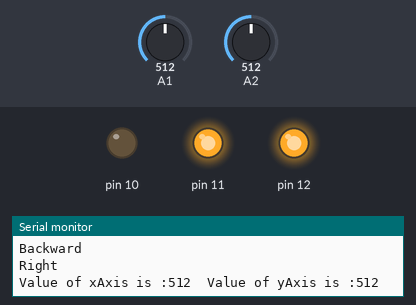
A sketch run on a simulated Arduino Uno, built with avr-gcc and run on an emulated ATmega328P. On the bench: output pins drawn as LEDs (lit = HIGH), the last lines printed to the serial monitor. The inputs (shaded band) are chosen by the test bench; at power-on: A2 = 512, A1 = 512. Pins used as bus, display or sensor lines are not drawn.

Above: at 1.8 s.
1.9 s: A2 set to 280
At 3.8 s:
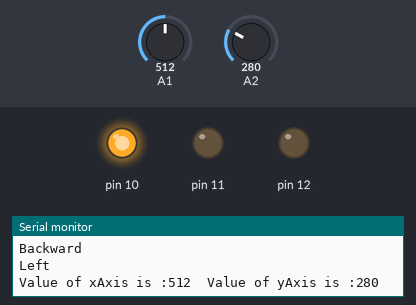
4.5 s: A2 set to 300
At 7.2 s:
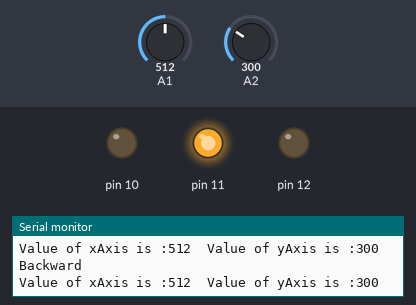
7.5 s: A1 set to 404
10.2 s: A1 set to 379
At 13.4 s:
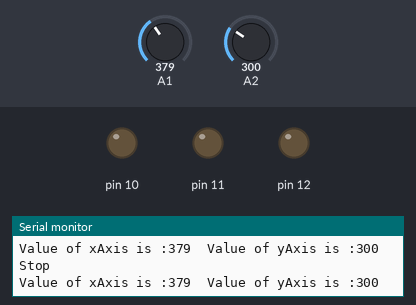
14.3 s: A1 set to 310
17.2 s: A1 set to 284
At 20.2 s:
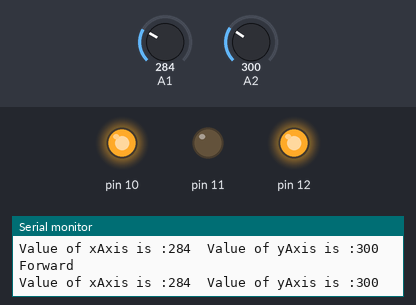
Timing chart, 0 to 21.5 s (numbered marks = the images above; inputs shaded):
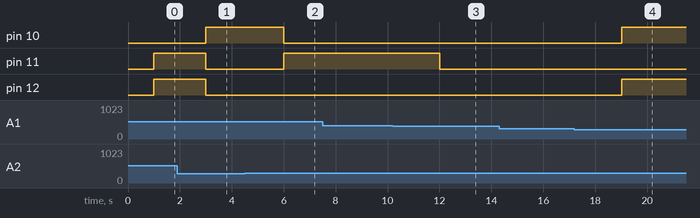

The sketch:

obstacleAvoider.ino
```cpp
void setup() {
  // put your setup code here, to run once:
  Serial.begin(9600);
  pinMode(10,OUTPUT);
  pinMode(11,OUTPUT);
  pinMode(12,OUTPUT);
  pinMode(13,OUTPUT);
  //pinMode(A1,INPUT);
  //pinMode(A2,INPUT);

}
void moveRobot(String motion){
  if(motion =="Forward")
  {
    digitalWrite(10,HIGH);
    digitalWrite(11,LOW);
    digitalWrite(12,HIGH);
    digitalWrite(13,LOW);
Serial.println("Forward");

  }
  if(motion =="Backward")
  {
    digitalWrite(10,LOW);
    digitalWrite(11,HIGH);
    digitalWrite(12,LOW);
    digitalWrite(13,HIGH);
Serial.println("Backward");


  }
  if(motion =="Right")
  {
    digitalWrite(10,LOW);
    digitalWrite(11,HIGH);
    digitalWrite(12,HIGH);
    digitalWrite(13,LOW);
Serial.println("Right");


  }
  if(motion =="Left")
  {
    digitalWrite(10,HIGH);
    digitalWrite(11,LOW);
    digitalWrite(12,LOW);
    digitalWrite(13,HIGH);
Serial.println("Left");


  }
  if(motion =="Stop")
  {
    digitalWrite(10,LOW);
    digitalWrite(11,LOW);
    digitalWrite(12,LOW);
    digitalWrite(13,LOW);
Serial.println("Stop");


  }
  }

void loop() {
  // put your main code here, to run repeatedly:
 int xaxis=analogRead(A1);
 int yaxis=analogRead(A2);
Serial.print("Value of xAxis is :"+String(xaxis));
Serial.print("\t");
Serial.println("Value of yAxis is :"+String(yaxis));
 delay(1000);
 if(xaxis<300){
  moveRobot("Forward");

 }
 if(xaxis>390){
  moveRobot("Backward");

 }
 if(yaxis>385){
  moveRobot("Right");
 }
 if(yaxis<290){
  moveRobot("Left");
 }
 if( (xaxis>300)&&(xaxis<390)&&(yaxis>290)&&(yaxis<385)){
  moveRobot("Stop");
 }

}
```

Measured:
- the behaviour switches between 390 and 389 on A1 (found by bisection; images 2 and 3)
- the behaviour switches between 300 and 299 on A1 (found by bisection; images 3 and 4)
- after the input at 1.9 s, pin 10: LOW → HIGH after 1.1 s; pin 11, pin 12: HIGH → LOW after 1.1 s
- after the input at 4.5 s, pin 10: HIGH → LOW after 1.5 s; pin 11: LOW → HIGH after 1.5 s
- after the input at 10.2 s, pin 11: HIGH → LOW after 1.8 s
- after the input at 17.2 s, pin 10, pin 12: LOW → HIGH after 1.8 s
